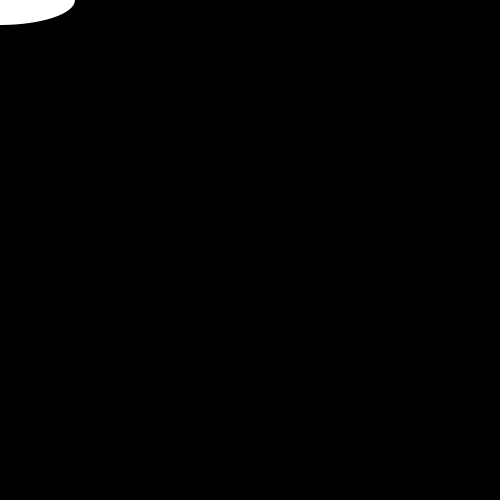
Frame 1 (no input)
Frame 60 (the mouse pressed at the canvas centre just before this capture): identical to frame 1, image omitted
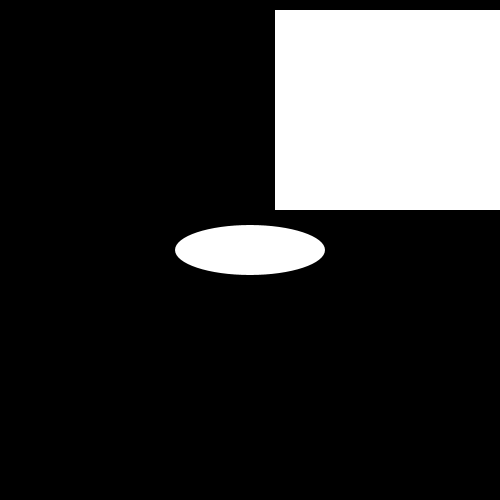
Frame 120 (the mouse held since frame 60 and released just before this capture)

The Processing sketch that drew these frames (run headless with seeded random() and noise(); from frame 60 on, the mouse is pressed at the canvas centre):

// Processing sketch: processing_99758
// ── processing_99758.pde

void setup(){
  size(500,500);
  background(0);
}
void draw(){
   background(0);
  noStroke();
   
  if(key=='1')
  {
   fill(300,0,200,80);
     strokeWeight(20);
  }
 ellipse(mouseX,mouseY,150,50);
  noStroke();
 
 
// triangulo
 if(key==' ')
  {
   
  }
  if(key=='2')
  {
    if(mouseX <= 300)
    {
      fill(80,60,200,80);
       triangle(30, 75, 58, 20, 86, 75);
    }
    else
    {
     fill(0,100,200,80);
     strokeWeight(20);
     triangle(mouseY,20,mouseX,300,-mouseX,-mouseY);
   
    }
  }
 
// 
  if(key==' ')
  {
     fill(255,255,255);
       strokeWeight(10);
  }
  if(key=='3')
  {
   fill(50,75,200,200);
     strokeWeight(5);
  }
    
  rect(mouseY+25,10,mouseX,200);
}
